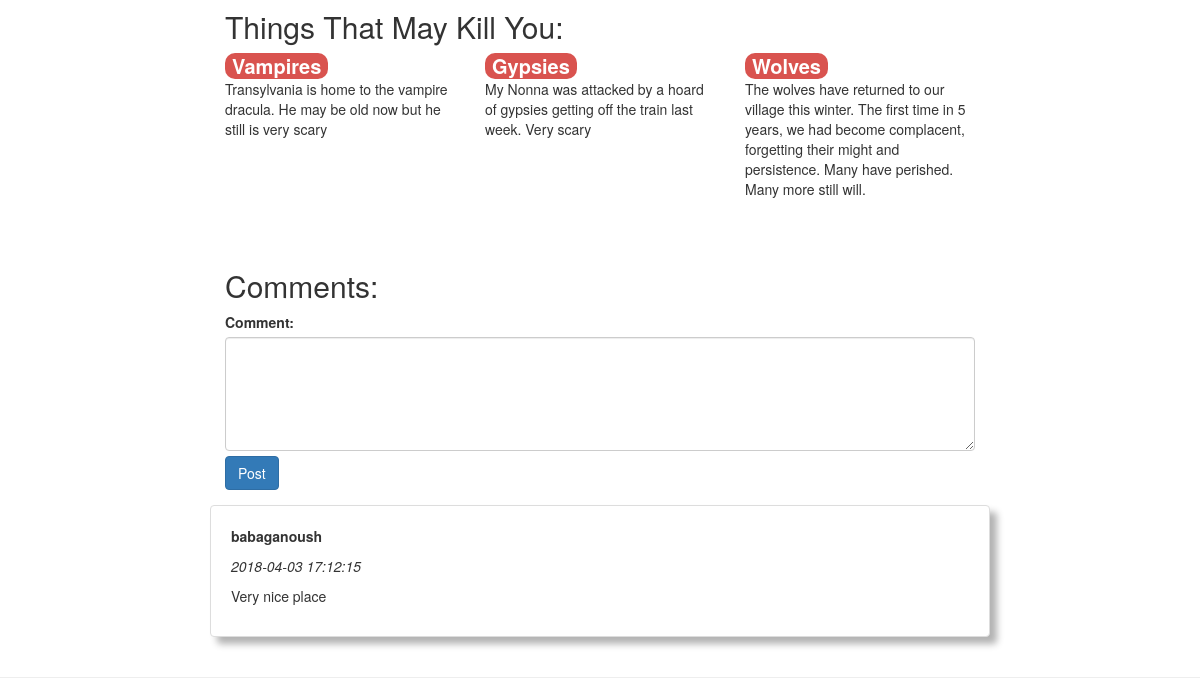
The page /src/views/city.php?cityid=46 (signed in, lower part) on the database as committed earlier.
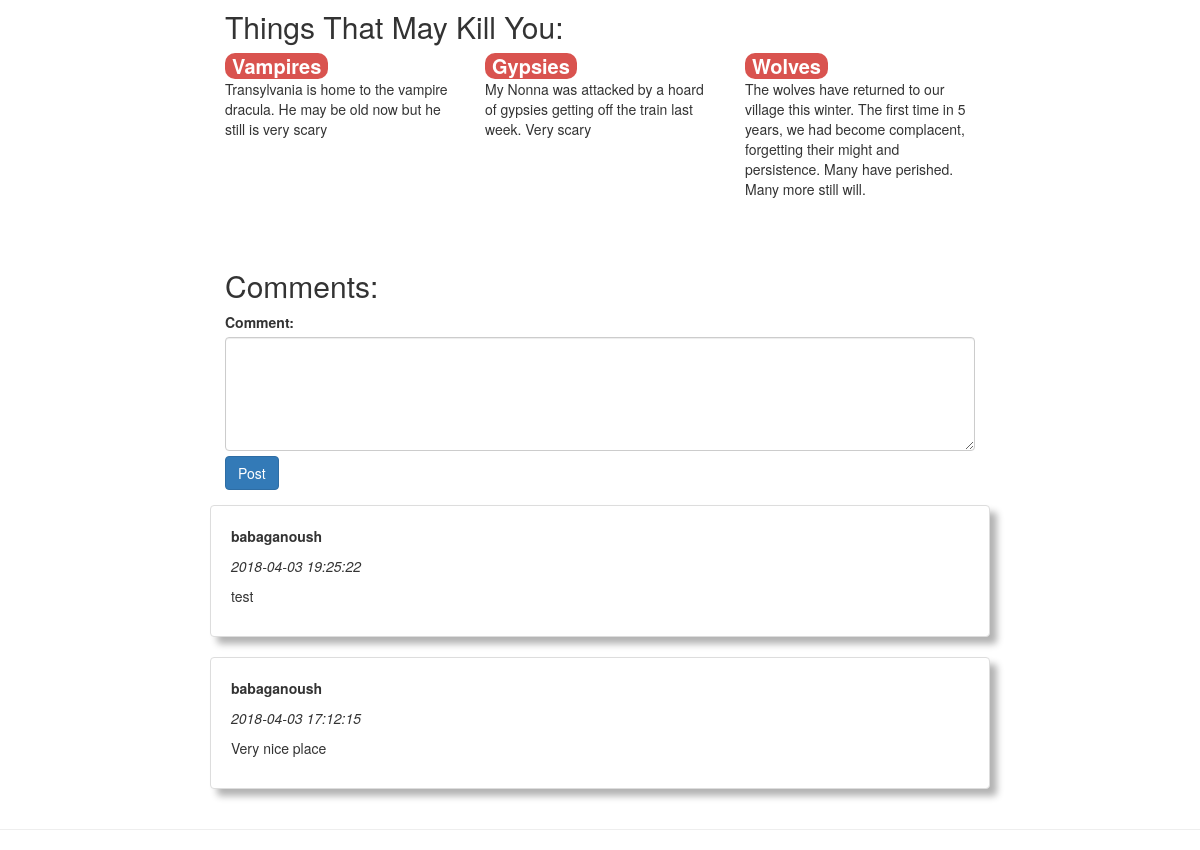
The same page on the database as committed later.
### tables this page shows
CREATE TABLE `killinfo` (
  `killid` int(11) NOT NULL,
  `cityid` int(11) NOT NULL,
  `date` timestamp NOT NULL DEFAULT CURRENT_TIMESTAMP,
  `killtext` text NOT NULL,
  `killname` varchar(100) NOT NULL
);

CREATE TABLE `comments` (
  `commentid` int(11) NOT NULL,
  `date` timestamp NOT NULL DEFAULT CURRENT_TIMESTAMP,
  `userid` int(11) NOT NULL,
  `comment` varchar(400) NOT NULL,
  `cityid` int(11) NOT NULL
);

CREATE TABLE `users` (
  `userid` int(11) NOT NULL,
  `username` varchar(32) NOT NULL,
  `password` varchar(64) NOT NULL,
  `permission` varchar(32) NOT NULL
);

### src/php/KillInfo.php (called while the page is built, shortened)
<?php
class KillInfo {
	public static function getKillInfoForCity($cityid){
		try {
            $db = Database::getConnection();
            $queryString = "SELECT * FROM `killinfo` WHERE `cityid` = $cityid";
            $result = $db->query($queryString);
            $rows = array();
            while ($row = $result->fetch_assoc()) {
                array_push($rows, $row);
            }
        }
        catch(mysqli_sql_exception $e){
            echo "Connection failed: " . $e->getMessage();
        }
        return $rows;
    }
}
?>

### src/php/Cities.php (called while the page is built, shortened)
<?php
class Cities {
    public static function getCityById($id){
		try {
            $db = Database::getConnection();
            $queryString = "SELECT * FROM `cities` WHERE `cityid` = $id";
            $result = $db->query($queryString);
            if (($result->num_rows)>0){
                $city = $result->fetch_assoc();
            } else {
                header("Location: /killer-trips/src/views/404.php");
            }
            return $city;
        }
        catch(mysqli_sql_exception $e){
            echo "Connection failed: " . $e->getMessage();
        }
    }
}
?>

### src/php/Comments.php (called while the page is built, shortened)
<?php
class Comments {
	public static function getCommentsForCity($cityid){
		try {
            $db = Database::getConnection();
            $queryString = "SELECT * FROM `comments` WHERE `cityid` = $cityid ORDER BY `date` DESC";
            $result = $db->query($queryString);
            $rows = array();
            while ($row = $result->fetch_assoc()) {
                array_push($rows, $row);
            }
        }
        catch(mysqli_sql_exception $e){
            echo "Connection failed: " . $e->getMessage();
        }
        return $rows;
    }
}
?>

### src/php/User.php (called while the page is built, shortened)
<?php
class User {
	public static function getUserById($userid){
		try {
            $db = Database::getConnection();
            $queryString = "SELECT * FROM `users` WHERE `userid` = $userid";
            $result = $db->query($queryString);
            $user = $result->fetch_assoc();
        }
        catch(mysqli_sql_exception $e){
            echo "Connection failed: " . $e->getMessage();
        }
        return $user;
    }
}
?>

### src/views/city.php (the view, shortened to what this page needs)
<?php
    include("../php/Cities.php");
    include("../php/KillInfo.php");
    include("../php/Comments.php");
    $city = Cities::getCityById($_GET["cityid"]);
    $killinfo = KillInfo::getKillInfoForCity($_GET["cityid"]);
    $comments = Comments::getCommentsForCity($_GET["cityid"]);
?>
<!DOCTYPE html>
    <head>
        <link rel="stylesheet" href="https://maxcdn.bootstrapcdn.com/bootstrap/3.3.7/css/bootstrap.min.css">
        <link rel="stylesheet" href="../css/cities.css">
    </head>
    <body>
      <div class="container">
        <div class="row row-offcanvas row-offcanvas-right">
          <div class="col-md-offset-2 col-md-8">
            <br>
            <br>
            <br>
            <br>
            <br>
            <br>
            <br>
            <h2>Things That May Kill You:</h2>
            <div class="row">
              <?php
                $arrlength = count($killinfo);
                for($x = 0; $x < $arrlength; $x++) {
                  $info = $killinfo[$x];
                  ?>
                  <div class="col-6 col-lg-4 city">
                    <strong><span class="badge progress-bar-danger"><?php echo $info['killname']?></span></strong>
                    <p class="kill-description"><?php echo $info['killtext']?></p>
                  </div>
                  <?php
                }
              ?>
            </div>
            <br>
            <br>
            <h2>Comments:</h2>
            <?php
            if (isset($_SESSION['loggedin']) && $_SESSION['loggedin'] == true){
              $userid = $_SESSION["userid"];
              $cityid = $city["cityid"];
              ?>
              <form role="form" method="post" action="../php/AddComment.php?cityid=<?php echo $cityid?>&userid=<?php echo $userid?>">
                <div class="form-group">
                  <label for="comment">Comment:</label>
                  <textarea class="form-control" rows="5" name="comment" id="comment"></textarea>
                  <button style="margin-top:5px;" type="submit" class="btn btn-primary">Post</button>
                </div>
              </form>
              <?php
            }
            ?>
            <?php
                $arrlength = count($comments);
                for($x = 0; $x < $arrlength; $x++) {
                    $comment = $comments[$x];
                    include_once("../php/User.php");
                    $user = User::getUserById($comment["userid"]);
                    ?>
                    <div class="row">
                        <div class="panel panel-white panel-shadow">
                            <p><b><?php echo $user["username"]?></b></p>
                            <p><i><?php echo $comment["date"]?></i></p>
                            <p><?php echo strip_tags($comment["comment"],"?")?></p>
                        </div>
                    </div>
                    <?php
                  }
            ?>
            </div>
          </div>
        </div>
        <hr>
    </body>
</html>

Rows that differ between the two databases and show on the page:
added comments: userid.username "babaganoush", date "2018-04-03 19:25:22", comment "test"
